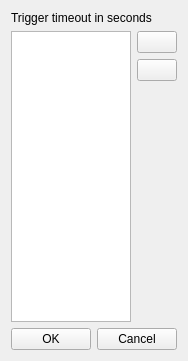
<?xml version="1.0" encoding="UTF-8"?>
<ui version="4.0">
 <class>UIListEditor</class>
 <widget class="QDialog" name="UIListEditor">
  <property name="geometry">
   <rect>
    <x>0</x>
    <y>0</y>
    <width>182</width>
    <height>361</height>
   </rect>
  </property>
  <property name="sizePolicy">
   <sizepolicy hsizetype="Preferred" vsizetype="MinimumExpanding">
    <horstretch>0</horstretch>
    <verstretch>0</verstretch>
   </sizepolicy>
  </property>
  <property name="windowTitle">
   <string>Rescan Interval Options</string>
  </property>
  <property name="windowIcon">
   <iconset resource="resources.qrc">
    <normaloff>:/icons/resources/settings.png</normaloff>:/icons/resources/settings.png</iconset>
  </property>
  <layout class="QGridLayout" name="gridLayout">
   <item row="0" column="0">
    <widget class="QLabel" name="label">
     <property name="text">
      <string>Trigger timeout in seconds</string>
     </property>
    </widget>
   </item>
   <item row="1" column="0">
    <layout class="QHBoxLayout" name="horizontalLayout">
     <item>
      <widget class="QListWidget" name="listWidget">
       <property name="sizePolicy">
        <sizepolicy hsizetype="Expanding" vsizetype="Expanding">
         <horstretch>0</horstretch>
         <verstretch>0</verstretch>
        </sizepolicy>
       </property>
       <property name="contextMenuPolicy">
        <enum>Qt::NoContextMenu</enum>
       </property>
       <property name="frameShadow">
        <enum>QFrame::Raised</enum>
       </property>
       <property name="editTriggers">
        <set>QAbstractItemView::DoubleClicked</set>
       </property>
       <property name="alternatingRowColors">
        <bool>true</bool>
       </property>
       <property name="sortingEnabled">
        <bool>false</bool>
       </property>
      </widget>
     </item>
     <item>
      <layout class="QVBoxLayout" name="verticalLayout">
       <item>
        <widget class="QPushButton" name="btnAddItem">
         <property name="text">
          <string/>
         </property>
         <property name="icon">
          <iconset resource="resources.qrc">
           <normaloff>:/icons/resources/add.png</normaloff>:/icons/resources/add.png</iconset>
         </property>
         <property name="autoDefault">
          <bool>false</bool>
         </property>
        </widget>
       </item>
       <item>
        <widget class="QPushButton" name="btnRemoveItem">
         <property name="text">
          <string/>
         </property>
         <property name="icon">
          <iconset resource="resources.qrc">
           <normaloff>:/icons/resources/list-remove.png</normaloff>:/icons/resources/list-remove.png</iconset>
         </property>
         <property name="autoDefault">
          <bool>false</bool>
         </property>
        </widget>
       </item>
       <item>
        <spacer name="verticalSpacer">
         <property name="orientation">
          <enum>Qt::Vertical</enum>
         </property>
         <property name="sizeHint" stdset="0">
          <size>
           <width>20</width>
           <height>228</height>
          </size>
         </property>
        </spacer>
       </item>
      </layout>
     </item>
    </layout>
   </item>
   <item row="2" column="0">
    <layout class="QHBoxLayout" name="horizontalLayout_2">
     <item>
      <spacer name="horizontalSpacer">
       <property name="orientation">
        <enum>Qt::Horizontal</enum>
       </property>
       <property name="sizeHint" stdset="0">
        <size>
         <width>40</width>
         <height>20</height>
        </size>
       </property>
      </spacer>
     </item>
     <item>
      <widget class="QPushButton" name="btnAccept">
       <property name="sizePolicy">
        <sizepolicy hsizetype="MinimumExpanding" vsizetype="Fixed">
         <horstretch>0</horstretch>
         <verstretch>0</verstretch>
        </sizepolicy>
       </property>
       <property name="text">
        <string>OK</string>
       </property>
       <property name="icon">
        <iconset resource="resources.qrc">
         <normaloff>:/icons/resources/yes.png</normaloff>:/icons/resources/yes.png</iconset>
       </property>
       <property name="autoDefault">
        <bool>false</bool>
       </property>
      </widget>
     </item>
     <item>
      <widget class="QPushButton" name="btnCancel">
       <property name="sizePolicy">
        <sizepolicy hsizetype="MinimumExpanding" vsizetype="Fixed">
         <horstretch>0</horstretch>
         <verstretch>0</verstretch>
        </sizepolicy>
       </property>
       <property name="text">
        <string>Cancel</string>
       </property>
       <property name="icon">
        <iconset resource="resources.qrc">
         <normaloff>:/icons/resources/no.png</normaloff>:/icons/resources/no.png</iconset>
       </property>
       <property name="autoDefault">
        <bool>false</bool>
       </property>
      </widget>
     </item>
    </layout>
   </item>
  </layout>
 </widget>
 <resources>
  <include location="resources.qrc"/>
 </resources>
 <connections>
  <connection>
   <sender>btnAddItem</sender>
   <signal>clicked()</signal>
   <receiver>UIListEditor</receiver>
   <slot>addItem()</slot>
   <hints>
    <hint type="sourcelabel">
     <x>172</x>
     <y>38</y>
    </hint>
    <hint type="destinationlabel">
     <x>183</x>
     <y>25</y>
    </hint>
   </hints>
  </connection>
  <connection>
   <sender>btnRemoveItem</sender>
   <signal>clicked()</signal>
   <receiver>UIListEditor</receiver>
   <slot>removeItem()</slot>
   <hints>
    <hint type="sourcelabel">
     <x>172</x>
     <y>67</y>
    </hint>
    <hint type="destinationlabel">
     <x>183</x>
     <y>91</y>
    </hint>
   </hints>
  </connection>
  <connection>
   <sender>btnAccept</sender>
   <signal>clicked()</signal>
   <receiver>UIListEditor</receiver>
   <slot>accept()</slot>
   <hints>
    <hint type="sourcelabel">
     <x>172</x>
     <y>302</y>
    </hint>
    <hint type="destinationlabel">
     <x>183</x>
     <y>356</y>
    </hint>
   </hints>
  </connection>
  <connection>
   <sender>btnCancel</sender>
   <signal>clicked()</signal>
   <receiver>UIListEditor</receiver>
   <slot>reject()</slot>
   <hints>
    <hint type="sourcelabel">
     <x>172</x>
     <y>331</y>
    </hint>
    <hint type="destinationlabel">
     <x>183</x>
     <y>356</y>
    </hint>
   </hints>
  </connection>
 </connections>
 <slots>
  <slot>addItem()</slot>
  <slot>removeItem()</slot>
  <slot>sortList()</slot>
 </slots>
</ui>
